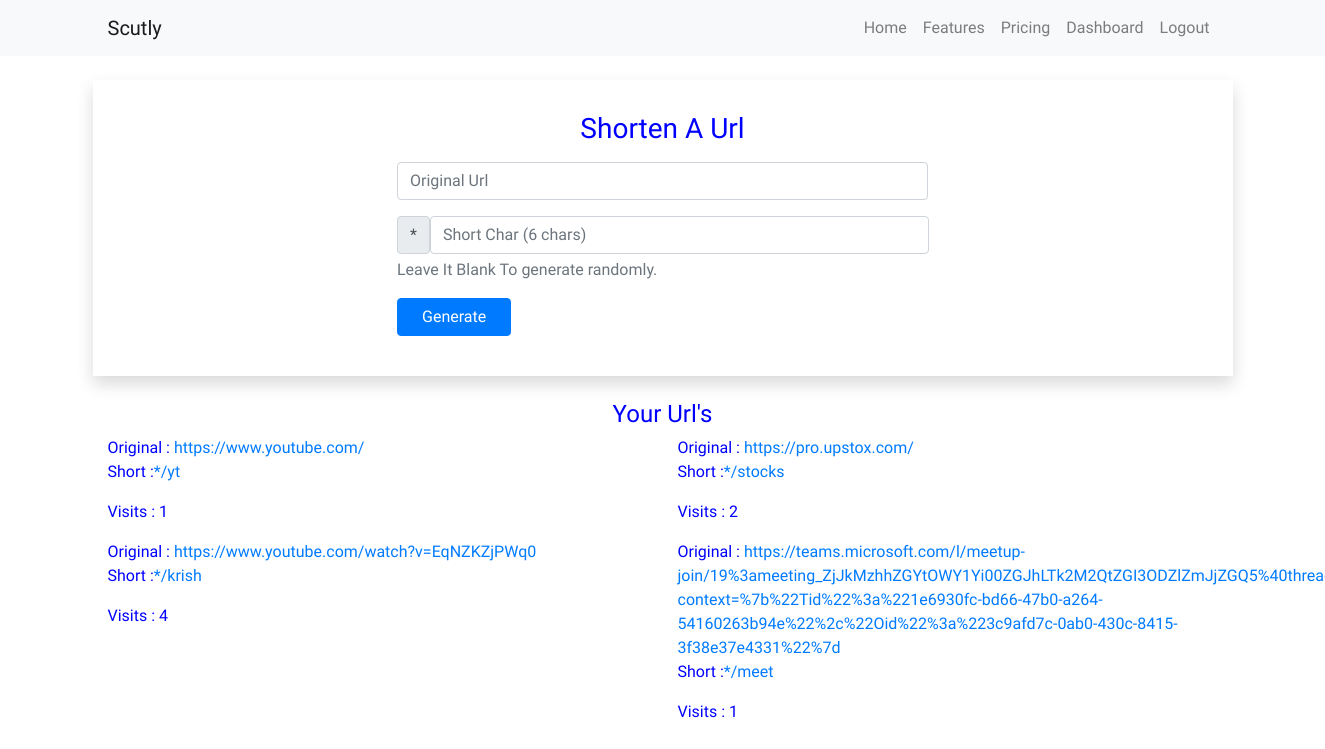
Page /dashboard/ (signed in) on the earlier database version.
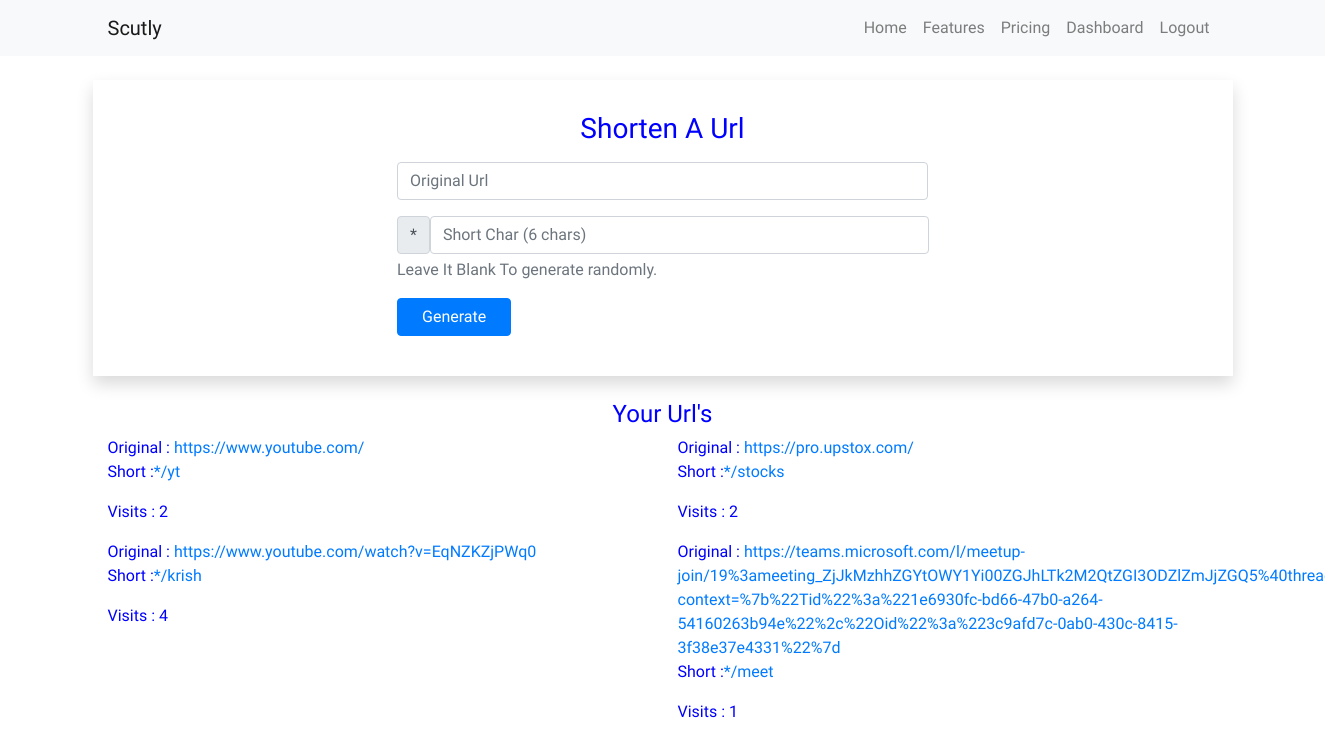
Same page on the later database version.
### url_handler/models.py (models this page shows)
class shorturl(models.Model):
    original_url = models.URLField(blank=False)
    short_query = models.CharField(blank=False, max_length=8)
    visits = models.IntegerField(default=0)
    user = models.ForeignKey(User, on_delete=models.CASCADE)

### url_handler/views.py (the view)
# urls.py: path('dashboard/', dashboard, name='dashboard'),
@login_required(login_url='login')
def dashboard(request):
    usr = request.user
    urls = shorturl.objects.filter(user=usr)
    return render(request, 'dashboard.html', {'base':HOST_URL,'urls': urls})

### templates/dashboard.html (shortened to what this page needs)
{% extends 'nav.html' %}
{% block content %}
<div class="container shadow p-4">
    <div class="row">
        <div class="col-12 text-center py-2">
            <h3>Shorten A Url</h3>
        </div>
        <div class="col-10 col-sm-10 col-md-6 mx-auto">
            <form action="{% url 'generate' %}" method="POST">
                <div class="form-group">
                    <input type="url" name="original" class="form-control" placeholder="Original Url">
                </div>
                <div class="form-group">
                    <div class="input-group-prepend">
                        <div class="input-group-text">{{base}}</div>
                        <input type="text" name="short" class="form-control" placeholder="Short Char (6 chars)"
                            maxlength="6" id="short">
                    </div>
                    <p id="shorthelp" class="form-text text-muted">Leave It Blank To generate randomly.</p>
                </div>
                <div class="form-group">
                    <input type="submit" class="btn btn-primary px-4" value="Generate">
                </div>
            </form>
        </div>
    </div>
</div>
<div class="container my-4">
    <div class="row">
        <div class="col-12 text-center">
            <h4>Your Url's</h4>
        </div>
    </div>
    <div class="row justify-content-between">
        {% for u in urls %}
            <div class="col-6">
                Original : <a href="{{ u.original_url }}">{{ u.original_url }}</a>
                <p>Short :<a href="{% url 'home' u.short_query %}">{{base}}/{{ u.short_query }}</a></p>
                <p>Visits : {{ u.visits }}</p>
            </div>
        {% endfor %}
    </div>
</div>
</body>
</html>
{% endblock %}

### templates/nav.html (shortened to what this page needs)
{% load static %}
<!DOCTYPE html>
<html lang="en">
<head>
  <link rel="stylesheet" href="https://stackpath.bootstrapcdn.com/bootstrap/4.5.0/css/bootstrap.min.css"
>
  <link rel="stylesheet" href="{% static '\css\test.css' %}">
</head>
<body>
  <nav class="navbar navbar-expand-lg navbar-light bg-light">
    <div class="container">
      <a class="navbar-brand" href="#">Scutly</a>
      <div class="collapse navbar-collapse" id="navbarNavDropdown">
        <ul class="navbar-nav ml-auto">
          <li class="nav-item">
            <a class="nav-link" href="">Home</a>
          </li>
          <li class="nav-item">
            <a class="nav-link" href="#">Features</a>
          </li>
          <li class="nav-item">
            <a class="nav-link" href="#">Pricing</a>
          </li>
          {% if user.is_authenticated %}
            <li class="nav-item">
              <a class="nav-link" href="{% url 'dashboard' %}">Dashboard</a>
            </li>
            <li class="nav-item">
              <a class="nav-link" href="{% url 'logout' %}">Logout</a>
            </li>
          {% endif %}
        </ul>
      </div>
    </div>
  </nav>
  <br>
  {% block content %} {% endblock %}

### static/css/test.css (style rules this page uses)
body { color: blue; }

### templates/nav.html (style rules this page uses)
body { font-family: 'Baloo Thambi 2', cursive; }

Differences in the rows shown:
changed shorturl "https://www.youtube.com/": visits "1" → "2"
